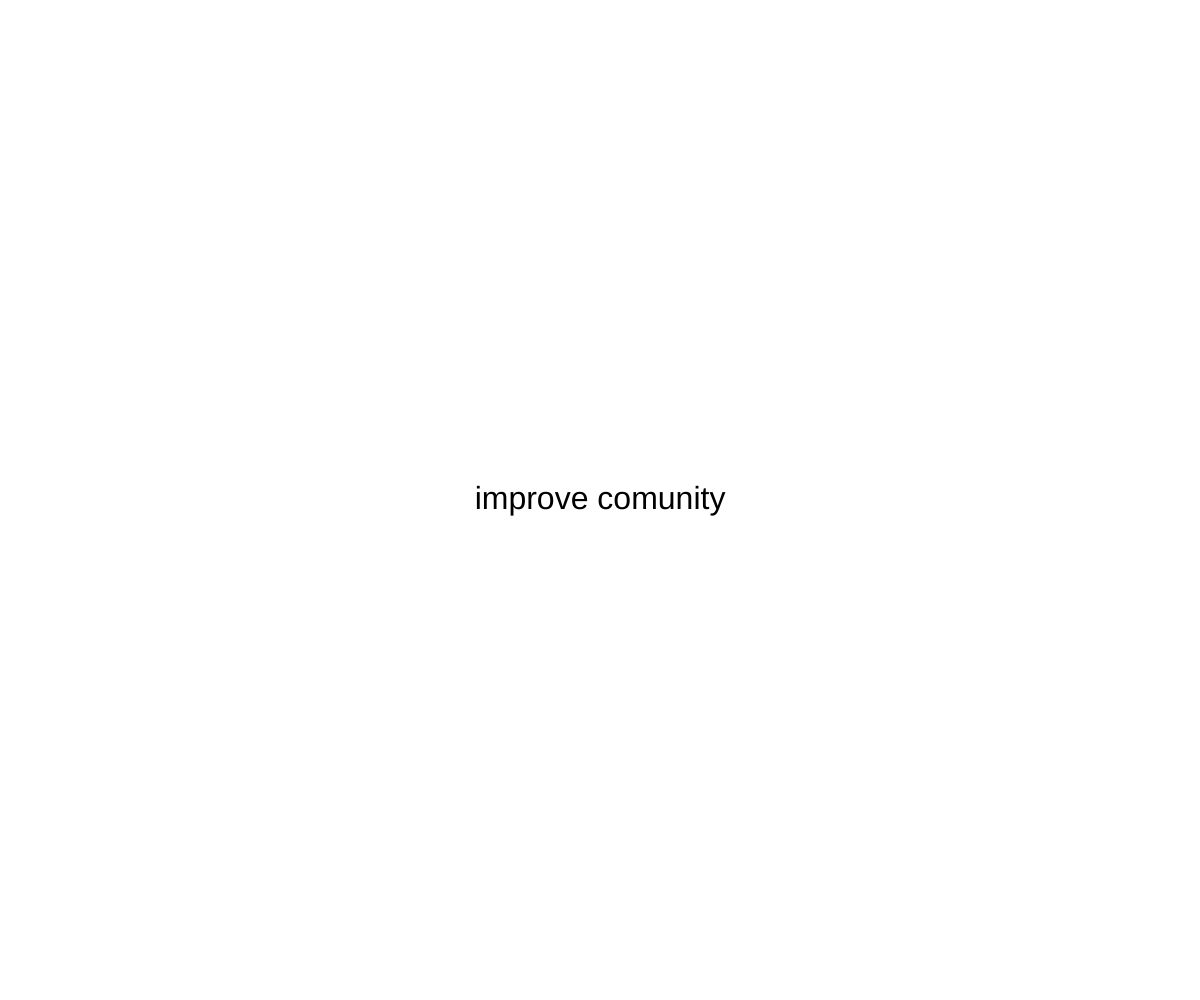
Frame 1 (no input)
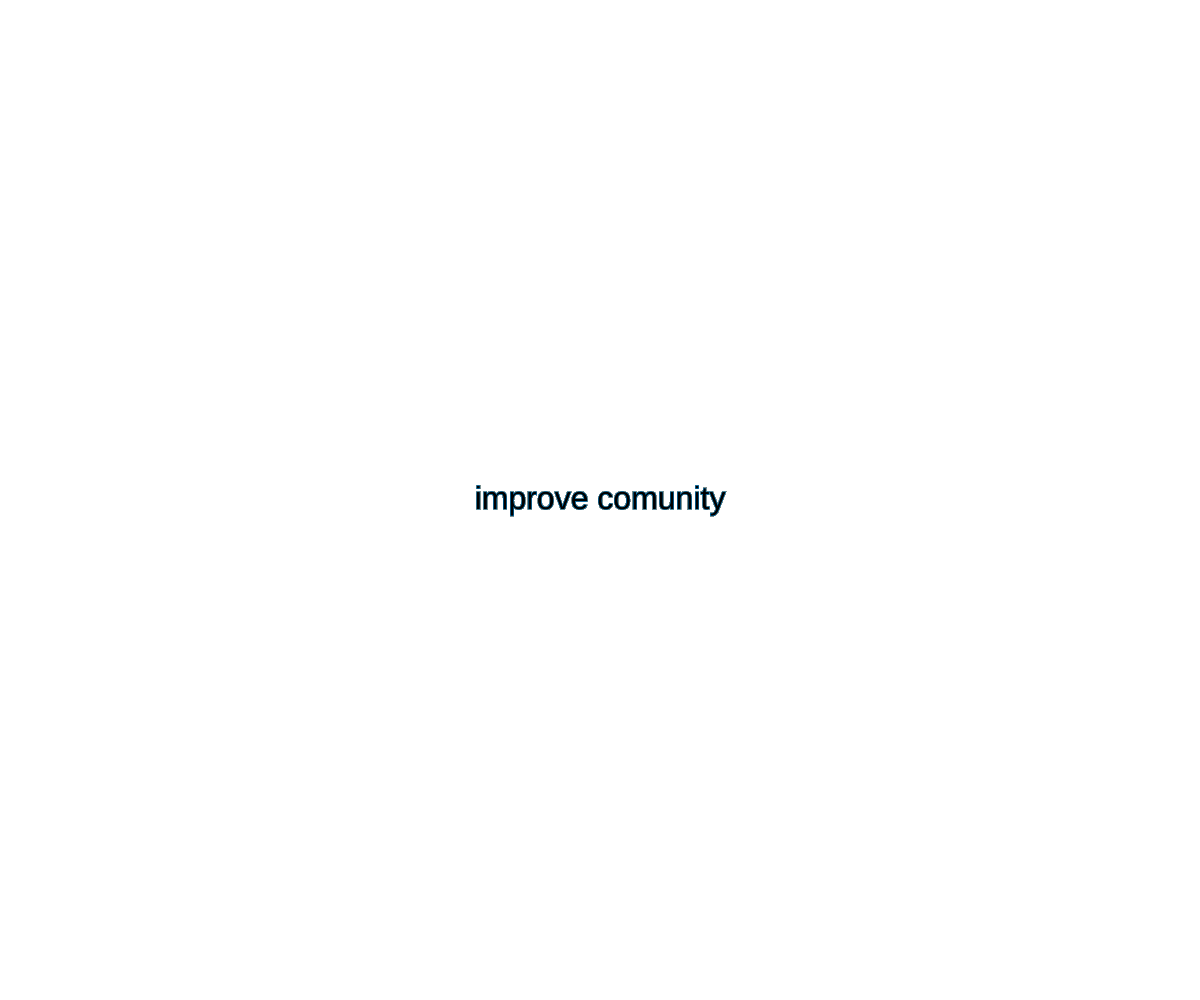
Frame 60 (no input)
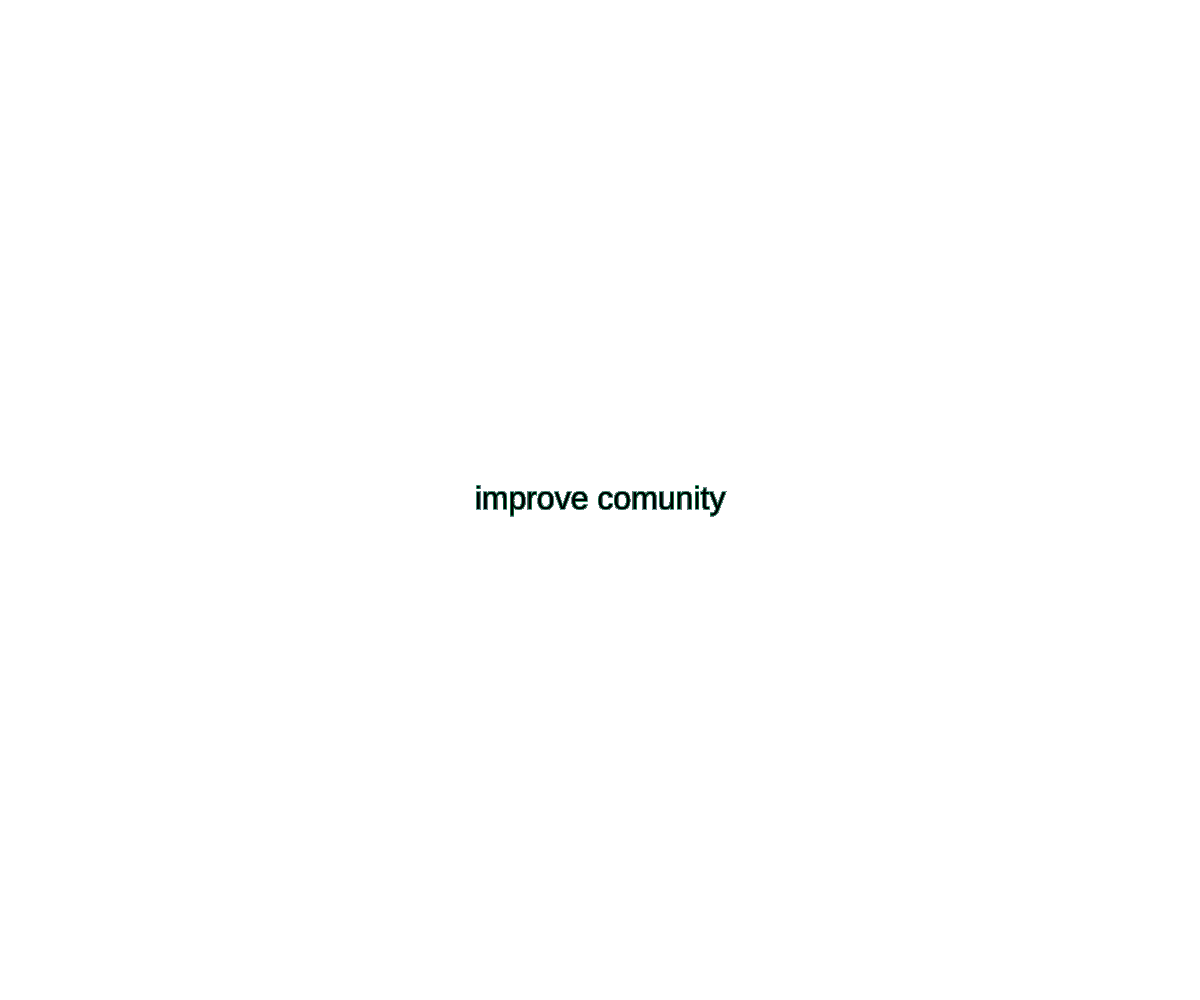
Frame 120 (the mouse pressed at the canvas centre since frame 60)

The p5.js sketch that drew these frames (run headless with seeded random() and noise() and a simulated clock; from frame 60 on, the mouse is pressed at the canvas centre):

// p5.js sketch
// ── sketch.js
// 最終課題を制作しよう
let x, y;
let w, h

function setup(){
  createCanvas(windowWidth, windowHeight);
  background(255);
  x = width / 2;
  y = height / 2;
}

function draw(){
  textSize(32); 
  textAlign(CENTER, CENTER); 
  text("improve comunity", width / 2, height / 2); 
  stroke(random(0, 255), random(0, 255), random(0, 255))
}

function mouseClicked(){
  x = mouseX;
  y = mouseY;
  for(let j = 0; j < 10; j += 1){
   w = random(0, width)
   h = random(0, height)
   w1 = random(0, width)
   h1 = random(0, height)
   stroke(random(0, 255), random(0, 255), random(0, 255))
   line(x, y, w, h)
   line(w, h, w1, h1)
   line(w1, h1, x, y)
  }
}

function windowResized(){
  resizeCanvas(windowWidth, windowHeight);
}
